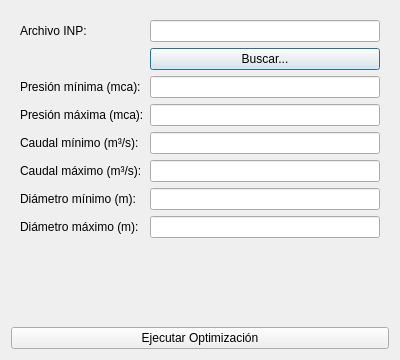
<?xml version="1.0" encoding="UTF-8"?>
<ui version="4.0">
 <class>UbicacionOptimaVrpDialogBase</class>
 <widget class="QDialog" name="UbicacionOptimaVrpDialogBase">
  <property name="geometry">
   <rect><x>0</x><y>0</y><width>400</width><height>360</height></rect>
  </property>
  <property name="windowTitle"><string>Ubicación Óptima de VRP</string></property>
  <layout class="QVBoxLayout" name="mainLayout">
   <item>
    <widget class="QWidget" name="formContainer">
     <layout class="QFormLayout" name="formLayout">
      <item row="0" column="0"><widget class="QLabel" name="labelINP"><property name="text"><string>Archivo INP:</string></property></widget></item>
      <item row="0" column="1"><widget class="QLineEdit" name="lineEditINP"/></item>
      <item row="1" column="1"><widget class="QPushButton" name="pushButtonBrowse"><property name="text"><string>Buscar...</string></property></widget></item>
      <item row="2" column="0"><widget class="QLabel" name="labelPmin"><property name="text"><string>Presión mínima (mca):</string></property></widget></item>
      <item row="2" column="1"><widget class="QLineEdit" name="lineEditPmin"/></item>
      <item row="3" column="0"><widget class="QLabel" name="labelPmax"><property name="text"><string>Presión máxima (mca):</string></property></widget></item>
      <item row="3" column="1"><widget class="QLineEdit" name="lineEditPmax"/></item>
      <item row="4" column="0"><widget class="QLabel" name="labelCmin"><property name="text"><string>Caudal mínimo (m³/s):</string></property></widget></item>
      <item row="4" column="1"><widget class="QLineEdit" name="lineEditCmin"/></item>
      <item row="5" column="0"><widget class="QLabel" name="labelCmax"><property name="text"><string>Caudal máximo (m³/s):</string></property></widget></item>
      <item row="5" column="1"><widget class="QLineEdit" name="lineEditCmax"/></item>
      <item row="6" column="0"><widget class="QLabel" name="labelDmin"><property name="text"><string>Diámetro mínimo (m):</string></property></widget></item>
      <item row="6" column="1"><widget class="QLineEdit" name="lineEditDmin"/></item>
      <item row="7" column="0"><widget class="QLabel" name="labelDmax"><property name="text"><string>Diámetro máximo (m):</string></property></widget></item>
      <item row="7" column="1"><widget class="QLineEdit" name="lineEditDmax"/></item>
     </layout>
    </widget>
   </item>
   <item>
    <widget class="QPushButton" name="pushButtonRun"><property name="text"><string>Ejecutar Optimización</string></property></widget>
   </item>
  </layout>
 </widget>
 <resources/>
 <connections/>
</ui>
